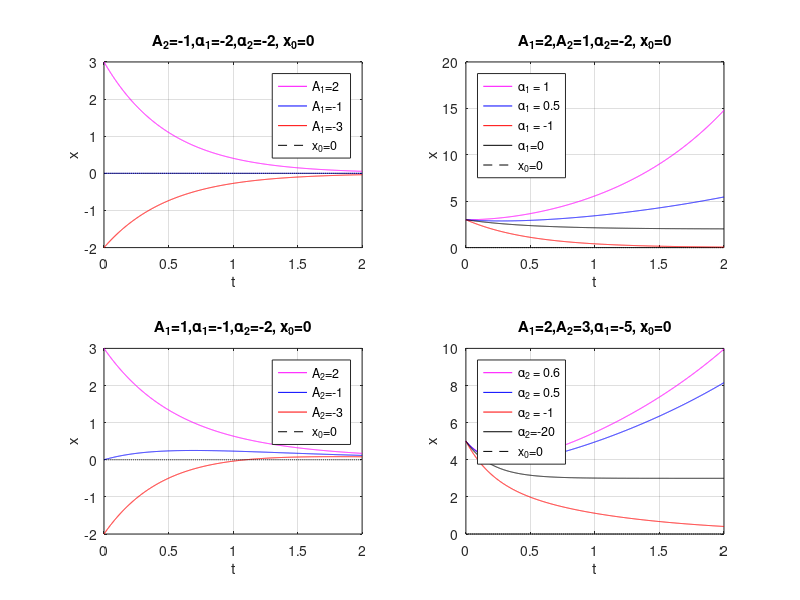

Recreate this plot in MATLAB.
clear;
close all;


%x_sz=A1*exp(a1*t)+A2*exp(a2*t)+x0;
x_sz=0:0.001:2;
A1=1;
A2=1;
a1=-2;
a2=-2;
t=0:0.001:2;
xw=0;
%Dla uproszczenie odczytywania wykresu xw=0






%11111111111111111111111111111111111111111111111111

%A1A1A1A1A1A1A1A1A1A1A1A1A1A1A1A1A1A1A1A1A1A1A1
subplot(2,2,1);
A1=2;
for i=1:1:(length(t))
    x_sz(i)=A1*exp(a1*t(i))+A2*exp(a2*t(i))+xw;
end
plot(t,x_sz,'m-');
hold on;
%%%%%%%%%%%%%%%%%%%%%%%%%%%%%%%%%%%%%%%%%%%%%%%%
A1=-1;
for i=1:1:(length(t))
    x_sz(i)=A1*exp(a1*t(i))+A2*exp(a2*t(i))+xw;
end
plot(t,x_sz,'b-');
%%%%%%%%%%%%%%%%%%%%%%%%%%%%%%%%%%%%%%%%%%%%%%%%
A1=-3;
for i=1:1:(length(t))
    x_sz(i)=A1*exp(a1*t(i))+A2*exp(a2*t(i))+xw;
end
plot(t,x_sz,'r-');
%%%%%%%%%%%%%%%%%%%%%%%%%%%%%%%%%%%%%%%%%%%%%%%%
A1=0;
for i=1:1:(length(t))
    x_sz(i)=xw;
end
plot(t,x_sz,'k--');
%%%%%%%%%%%%%%%%%%%%%%%%%%%%%%%%%%%%%%%%%%%%%%%%
title('A_{2}=-1,\alpha_{1}=-2,\alpha_{2}=-2, x_{0}=0');
legend('A_{1}=2','A_{1}=-1','A_{1}=-3','x_{0}=0');
xlabel('t');
ylabel('x');
grid on;
%%%%%%%%%%%%%%%%%%%%%%%%%%%%%%%%%%%%%%%%%%%%%%%%



%a1a1a1a1a1a1a1a1a1a1a1a1a1a1a1a1a1a1a1a1a1a1a1a
subplot(2,2,2);
A1=2;

a1=1;
for i=1:1:(length(t))
    x_sz(i)=A1*exp(a1*t(i))+A2*exp(a2*t(i))+xw;
end
plot(t,x_sz,'m-');
hold on;
%%%%%%%%%%%%%%%%%%%%%%%%%%%%%%%%%%%%%%%%%%%%%%%%
a1=0.5;
for i=1:1:(length(t))
    x_sz(i)=A1*exp(a1*t(i))+A2*exp(a2*t(i))+xw;
end
plot(t,x_sz,'b-');
hold on;
%%%%%%%%%%%%%%%%%%%%%%%%%%%%%%%%%%%%%%%%%%%%%%%%
a1=-2;
for i=1:1:(length(t))
    x_sz(i)=A1*exp(a1*t(i))+A2*exp(a2*t(i))+xw;
end
plot(t,x_sz,'r-');
%%%%%%%%%%%%%%%%%%%%%%%%%%%%%%%%%%%%%%%%%%%%%%%%
a1=0;
for i=1:1:(length(t))
    x_sz(i)=A1*exp(a1*t(i))+A2*exp(a2*t(i))+xw;
end
plot(t,x_sz,'k-');
%%%%%%%%%%%%%%%%%%%%%%%%%%%%%%%%%%%%%%%%%%%%%%%%
A1=0;
for i=1:1:(length(t))
    x_sz(i)=xw;
end
plot(t,x_sz,'k--');
title('A_{1}=2,A_{2}=1,\alpha_{2}=-2, x_{0}=0');
legend({'\alpha_{1} = 1','\alpha_{1} = 0.5','\alpha_{1} = -1','\alpha_{1}=0','x_{0}=0'},'Location','northwest');
xlabel('t');
ylabel('x');
grid on;
%%%%%%%%%%%%%%%%%%%%%%%%%%%%%%%%%%%%%%%%%%%%%%%%





%22222222222222222222222222222222222222222222222222

%A2A2A2A2A2A2A2A2A2A2A2A2A2A2A2A2A2A2A2A2A2A2A2A2
subplot(2,2,3);
A1=1;
a1=-1;
A2=2;
for i=1:1:(length(t))
    x_sz(i)=A1*exp(a1*t(i))+A2*exp(a2*t(i))+xw;
end
plot(t,x_sz,'m-');
hold on;
%%%%%%%%%%%%%%%%%%%%%%%%%%%%%%%%%%%%%%%%%%%%%%%%
A2=-1;
for i=1:1:(length(t))
    x_sz(i)=A1*exp(a1*t(i))+A2*exp(a2*t(i))+xw;
end
plot(t,x_sz,'b-');

%%%%%%%%%%%%%%%%%%%%%%%%%%%%%%%%%%%%%%%%%%%%%%%%
A2=-3;
for i=1:1:(length(t))
    x_sz(i)=A1*exp(a1*t(i))+A2*exp(a2*t(i))+xw;
end
plot(t,x_sz,'r-');
%%%%%%%%%%%%%%%%%%%%%%%%%%%%%%%%%%%%%%%%%%%%%%%%
for i=1:1:(length(t))
    x_sz(i)=xw;
end
plot(t,x_sz,'k--');
%%%%%%%%%%%%%%%%%%%%%%%%%%%%%%%%%%%%%%%%%%%%%%%%
title('A_{1}=1,\alpha_{1}=-1,\alpha_{2}=-2, x_{0}=0');
legend('A_{2}=2','A_{2}=-1','A_{2}=-3','x_{0}=0');
xlabel('t');
ylabel('x');
grid on;
%%%%%%%%%%%%%%%%%%%%%%%%%%%%%%%%%%%%%%%%%%%%%%%%








%a2a2a2a2a2a2a2a2a2a2a2a2a2a2a2a2a2a2a2a2a2a2a2a2

subplot(2,2,4);
a1=-5;
A1=2;
A2=3;
a2=0.6;
for i=1:1:(length(t))
    x_sz(i)=A1*exp(a1*t(i))+A2*exp(a2*t(i))+xw;
end
plot(t,x_sz,'m-');
hold on;
%%%%%%%%%%%%%%%%%%%%%%%%%%%%%%%%%%%%%%%%%%%%%%%%
a2=0.5;
for i=1:1:(length(t))
    x_sz(i)=A1*exp(a1*t(i))+A2*exp(a2*t(i))+xw;
end
plot(t,x_sz,'b-');
hold on;
%%%%%%%%%%%%%%%%%%%%%%%%%%%%%%%%%%%%%%%%%%%%%%%%
a2=-1;
for i=1:1:(length(t))
    x_sz(i)=A1*exp(a1*t(i))+A2*exp(a2*t(i))+xw;
end
plot(t,x_sz,'r-');
%%%%%%%%%%%%%%%%%%%%%%%%%%%%%%%%%%%%%%%%%%%%%%%%
a2=0;
for i=1:1:(length(t))
    x_sz(i)=A1*exp(a1*t(i))+A2*exp(a2*t(i))+xw;
end
plot(t,x_sz,'k-');
%%%%%%%%%%%%%%%%%%%%%%%%%%%%%%%%%%%%%%%%%%%%%%%%
A1=0;
A2=0;
for i=1:1:(length(t))
    x_sz(i)=A1*exp(a1*t(i))+A2*exp(a2*t(i))+xw;
end
plot(t,x_sz,'k--');
title('A_{1}=2,A_{2}=3,\alpha_{1}=-5, x_{0}=0');
legend({'\alpha_{2} = 0.6','\alpha_{2} = 0.5','\alpha_{2} = -1','\alpha_{2}=-20','x_{0}=0'},'Location','northwest');
xlabel('t');
ylabel('x');
grid on;
%%%%%%%%%%%%%%%%%%%%%%%%%%%%%%%%%%%%%%%%%%%%%%%%









